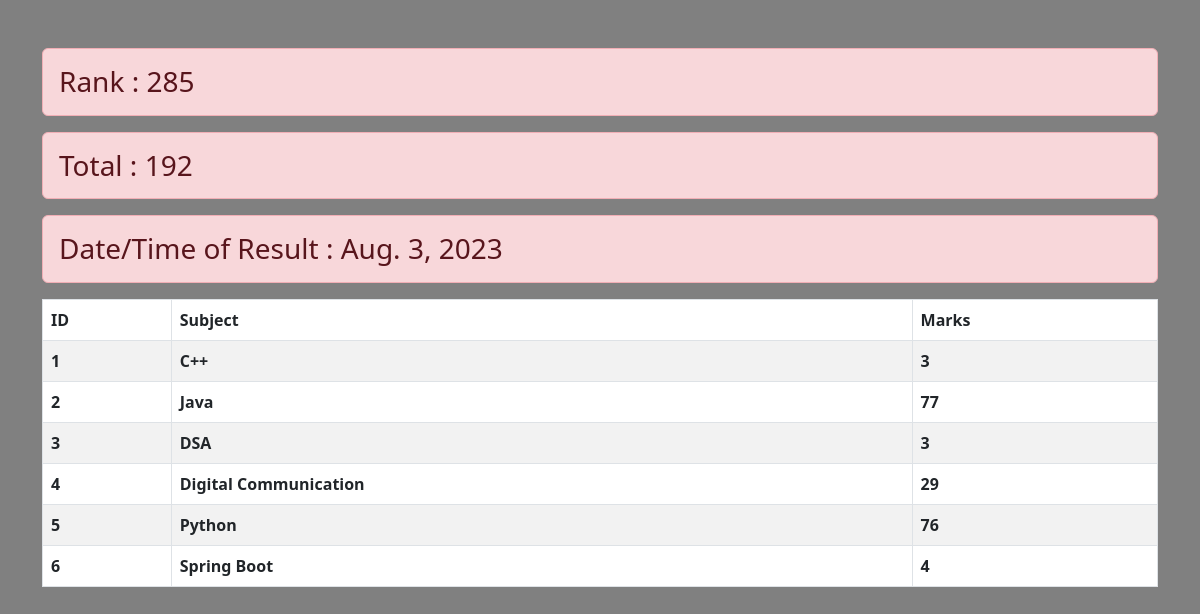
The page /see_marks/STU-0732 on the database its author committed.
### Report/models.py (models this page shows, shortened)
class SubjectMarks(models.Model):
    student = models.ForeignKey(Student, related_name='subjectmarks',on_delete=models.CASCADE)  # Related_name targeted marks of each student
    subject = models.ForeignKey(Subject, on_delete=models.CASCADE)
    marks = models.IntegerField()
    class Meta:
        unique_together = ['student', 'subject', 'marks']

class Student(models.Model):
    department = models.ForeignKey(
        Department, related_name='depart', on_delete=models.CASCADE)
    student_id = models.OneToOneField(
        StudentID, related_name='studentid', on_delete=models.CASCADE)
    student_name = models.CharField(max_length=100)
    student_email = models.EmailField(unique=True)
    student_age = models.IntegerField(default=18)
    student_address = models.TextField()
    class Meta:
        ordering = ['student_name']
        verbose_name = 'student'

class ReportCard(models.Model):
    student = models.ForeignKey(
        Student, related_name='studentreportmarks', on_delete=models.CASCADE)
    student_rank = models.IntegerField()
    Date_of_report_card_generation = models.DateField(auto_now_add=True)
    class Meta:
        unique_together = ['student_rank', 'Date_of_report_card_generation']

class Subject(models.Model):
    subject_name = models.CharField(max_length=200)
    def __str__(self) -> str:
        return self.subject_name

### Report/views.py (the view)
# urls.py: path('see_marks/<student_id>',views.see_marks,name='see_marks'),
def see_marks(request,student_id):
    queryset = SubjectMarks.objects.filter(student__student_id__student_id = student_id)
    total_marks = queryset.aggregate(total_marks = Sum('marks'))
    return render(request,'see_marks.html',{'queryset':queryset,'total':total_marks})

### Report/templates/see_marks.html
{% extends 'base.html' %}
{% load static %}
{% block content %}
<div class="container mt-5">
    <div class="row">
        <div class="table-responsive">
            <h3 class="alert alert-danger">Rank : {{queryset.first.student.studentreportmarks.first.student_rank}}</h3>
            <h3 class="alert alert-danger">Total : {{total.total_marks}}</h3>
            <h3 class="alert alert-danger">Date/Time of Result : {{queryset.first.student.studentreportmarks.first.Date_of_report_card_generation}}</h3>
            <table class="table table-bordered table-striped">
                <thead>
                    <th>ID</th>
                    <td><b>Subject</b></td>
                    <td><b>Marks</b></td>
                </thead>
                <tbody>
                    {% for query in queryset %}
                    <tr>
                        <th scope="row">{{ forloop.counter }}</th>
                        <td><b>{{ query.subject }}</b></td>
                        <td><b>{{ query.marks }}</b></td>
                    </tr>
                    {% endfor %}
                </tbody>
            </table>
        </div>
    </div>
</div>
{% endblock content %}

### rows shown on the page
SubjectMarks: first.student.studentreportmarks.first.student_rank "285", first.student.studentreportmarks.first.Date_of_report_card_generation "Aug. 3, 2023", subject "C++", marks "3"
SubjectMarks: subject "Java", marks "77"
SubjectMarks: subject "DSA", marks "3"
SubjectMarks: subject "Digital Communication", marks "29"
SubjectMarks: subject "Python", marks "76"
SubjectMarks: subject "Spring Boot", marks "4"

### other values the page prints
{{ total.total_marks }} "192"
